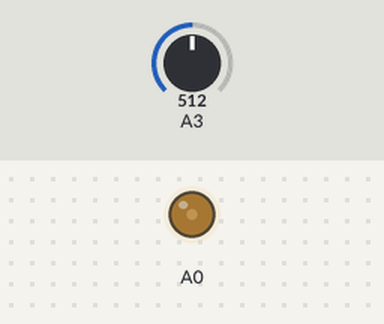
A sketch run on a simulated Arduino Zero (SAMD21). Parts: output pins drawn as LEDs (lit = HIGH). Inputs (shaded band) come from the test bench; at power-on: A3 = 512.

Above: at 1.2 s.
1.3 s: A3 set to 716
At 2.5 s:
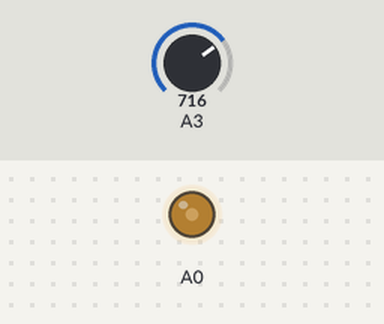
2.8 s: A3 set to 0
At 3.6 s:
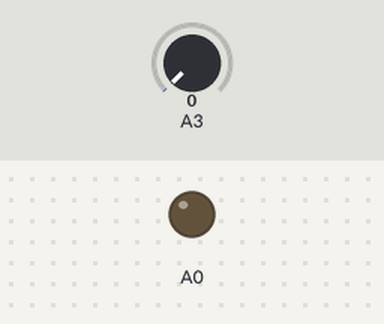
4.3 s: A3 set to 511
At 4.8 s:
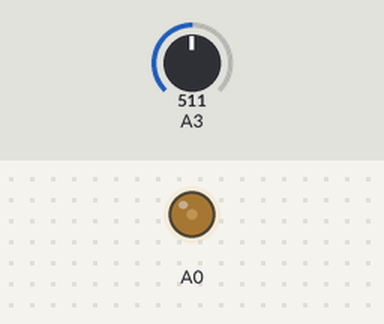
Timing chart, 0 to 7.3 s (numbered marks = the images above; inputs shaded):
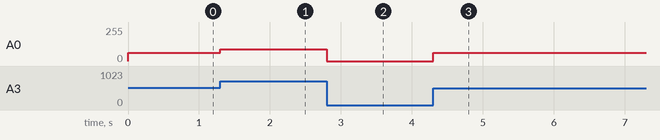

Measured:
- after the input at 1.3 s, A0: 63/255 → 89/255 at once
- after the input at 2.8 s, A0: 89/255 → 0/255 at once
- after the input at 4.3 s, A0: 0/255 → 63/255 at once

The sketch:

autoencode_mkr_zero.ino
```cpp
void setup() {
  // put your setup code here, to run once:
analogWriteResolution(10);
}

void loop() {
  // put your main code here, to run repeatedly:

analogWrite(A0, analogRead(A3) >> 1);
}
```
